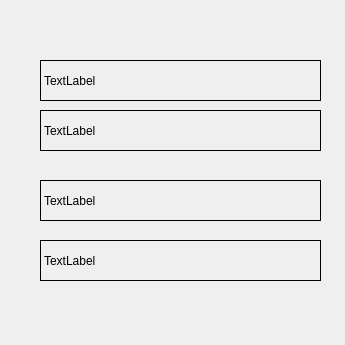
<?xml version="1.0" encoding="UTF-8"?>
<ui version="4.0">
 <class>Widget</class>
 <widget class="QWidget" name="Widget">
  <property name="geometry">
   <rect>
    <x>0</x>
    <y>0</y>
    <width>345</width>
    <height>345</height>
   </rect>
  </property>
  <property name="windowTitle">
   <string>Widget</string>
  </property>
  <widget class="QLabel" name="label">
   <property name="geometry">
    <rect>
     <x>40</x>
     <y>60</y>
     <width>281</width>
     <height>41</height>
    </rect>
   </property>
   <property name="frameShape">
    <enum>QFrame::Box</enum>
   </property>
   <property name="text">
    <string>TextLabel</string>
   </property>
  </widget>
  <widget class="QLabel" name="label_2">
   <property name="geometry">
    <rect>
     <x>40</x>
     <y>110</y>
     <width>281</width>
     <height>41</height>
    </rect>
   </property>
   <property name="frameShape">
    <enum>QFrame::Box</enum>
   </property>
   <property name="text">
    <string>TextLabel</string>
   </property>
  </widget>
  <widget class="QLabel" name="label_3">
   <property name="geometry">
    <rect>
     <x>40</x>
     <y>180</y>
     <width>281</width>
     <height>41</height>
    </rect>
   </property>
   <property name="frameShape">
    <enum>QFrame::Box</enum>
   </property>
   <property name="text">
    <string>TextLabel</string>
   </property>
  </widget>
  <widget class="QLabel" name="label_4">
   <property name="geometry">
    <rect>
     <x>40</x>
     <y>240</y>
     <width>281</width>
     <height>41</height>
    </rect>
   </property>
   <property name="frameShape">
    <enum>QFrame::Box</enum>
   </property>
   <property name="text">
    <string>TextLabel</string>
   </property>
  </widget>
 </widget>
 <resources/>
 <connections/>
</ui>
